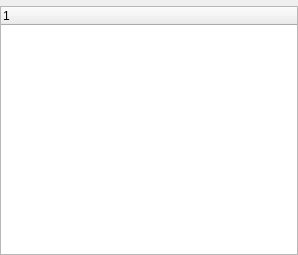
<?xml version="1.0" encoding="UTF-8"?>
<ui version="4.0">
 <class>holidayRegionSelector</class>
 <widget class="QWidget" name="holidayRegionSelector">
  <property name="geometry">
   <rect>
    <x>0</x>
    <y>0</y>
    <width>298</width>
    <height>255</height>
   </rect>
  </property>
  <layout class="QVBoxLayout" name="verticalLayout">
   <property name="margin">
    <number>0</number>
   </property>
   <item>
    <widget class="KTreeWidgetSearchLineWidget" name="searchLineWidget"/>
   </item>
   <item>
    <widget class="QTreeWidget" name="regionTreeWidget">
     <property name="allColumnsShowFocus">
      <bool>true</bool>
     </property>
     <attribute name="headerHighlightSections">
      <bool>true</bool>
     </attribute>
     <column>
      <property name="text">
       <string notr="true">1</string>
      </property>
     </column>
    </widget>
   </item>
  </layout>
 </widget>
 <customwidgets>
  <customwidget>
   <class>KTreeWidgetSearchLineWidget</class>
   <extends>QWidget</extends>
   <header>ktreewidgetsearchline.h</header>
  </customwidget>
 </customwidgets>
 <resources/>
 <connections/>
</ui>
